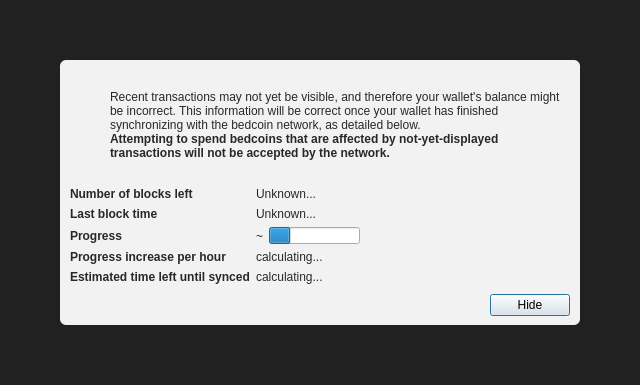
<?xml version="1.0" encoding="UTF-8"?>
<ui version="4.0">
 <class>ModalOverlay</class>
 <widget class="QWidget" name="ModalOverlay">
  <property name="geometry">
   <rect>
    <x>0</x>
    <y>0</y>
    <width>640</width>
    <height>385</height>
   </rect>
  </property>
  <property name="windowTitle">
   <string>Form</string>
  </property>
  <layout class="QVBoxLayout" name="verticalLayout" stretch="0">
   <property name="sizeConstraint">
    <enum>QLayout::SetDefaultConstraint</enum>
   </property>
   <property name="leftMargin">
    <number>0</number>
   </property>
   <property name="topMargin">
    <number>0</number>
   </property>
   <property name="rightMargin">
    <number>0</number>
   </property>
   <property name="bottomMargin">
    <number>0</number>
   </property>
   <item>
    <widget class="QWidget" name="bgWidget" native="true">
     <property name="styleSheet">
      <string notr="true">#bgWidget { background: rgba(0,0,0,220); }</string>
     </property>
     <layout class="QVBoxLayout" name="verticalLayoutMain" stretch="1">
      <property name="leftMargin">
       <number>60</number>
      </property>
      <property name="topMargin">
       <number>60</number>
      </property>
      <property name="rightMargin">
       <number>60</number>
      </property>
      <property name="bottomMargin">
       <number>60</number>
      </property>
      <item>
       <widget class="QWidget" name="contentWidget" native="true">
        <property name="styleSheet">
         <string notr="true">#contentWidget { background: rgba(255,255,255,240); border-radius: 6px; }

QLabel { color: rgb(40,40,40);  }</string>
        </property>
        <layout class="QVBoxLayout" name="verticalLayoutSub" stretch="1,0,0,0">
         <property name="spacing">
          <number>0</number>
         </property>
         <property name="leftMargin">
          <number>10</number>
         </property>
         <property name="topMargin">
          <number>10</number>
         </property>
         <property name="rightMargin">
          <number>10</number>
         </property>
         <property name="bottomMargin">
          <number>10</number>
         </property>
         <item>
          <layout class="QHBoxLayout" name="horizontalLayoutIconText" stretch="0,1">
           <property name="topMargin">
            <number>20</number>
           </property>
           <item>
            <layout class="QVBoxLayout" name="verticalLayoutIcon">
             <property name="leftMargin">
              <number>0</number>
             </property>
             <item>
              <widget class="QPushButton" name="warningIcon">
               <property name="enabled">
                <bool>false</bool>
               </property>
               <property name="text">
                <string/>
               </property>
               <property name="icon">
                <iconset>
                 <normaloff>:/icons/warning</normaloff>
                 <disabledoff>:/icons/warning</disabledoff>:/icons/warning</iconset>
               </property>
               <property name="iconSize">
                <size>
                 <width>48</width>
                 <height>48</height>
                </size>
               </property>
               <property name="flat">
                <bool>true</bool>
               </property>
              </widget>
             </item>
             <item>
              <spacer name="verticalSpacerWarningIcon">
               <property name="orientation">
                <enum>Qt::Vertical</enum>
               </property>
               <property name="sizeHint" stdset="0">
                <size>
                 <width>20</width>
                 <height>40</height>
                </size>
               </property>
              </spacer>
             </item>
            </layout>
           </item>
           <item>
            <layout class="QVBoxLayout" name="verticalLayoutInfoText">
             <property name="leftMargin">
              <number>0</number>
             </property>
             <property name="topMargin">
              <number>0</number>
             </property>
             <item>
              <widget class="QLabel" name="infoText">
               <property name="text">
                <string>Recent transactions may not yet be visible, and therefore your wallet's balance might be incorrect. This information will be correct once your wallet has finished synchronizing with the bedcoin network, as detailed below.</string>
               </property>
               <property name="textFormat">
                <enum>Qt::RichText</enum>
               </property>
               <property name="wordWrap">
                <bool>true</bool>
               </property>
              </widget>
             </item>
             <item>
              <widget class="QLabel" name="infoTextStrong">
               <property name="font">
                <font>
                 <weight>75</weight>
                 <bold>true</bold>
                </font>
               </property>
               <property name="text">
                <string>Attempting to spend bedcoins that are affected by not-yet-displayed transactions will not be accepted by the network.</string>
               </property>
               <property name="textFormat">
                <enum>Qt::RichText</enum>
               </property>
               <property name="wordWrap">
                <bool>true</bool>
               </property>
              </widget>
             </item>
             <item>
              <spacer name="verticalSpacerInTextSpace">
               <property name="orientation">
                <enum>Qt::Vertical</enum>
               </property>
               <property name="sizeHint" stdset="0">
                <size>
                 <width>20</width>
                 <height>40</height>
                </size>
               </property>
              </spacer>
             </item>
            </layout>
           </item>
          </layout>
         </item>
         <item>
          <spacer name="verticalSpacerAfterText">
           <property name="orientation">
            <enum>Qt::Vertical</enum>
           </property>
           <property name="sizeHint" stdset="0">
            <size>
             <width>20</width>
             <height>40</height>
            </size>
           </property>
          </spacer>
         </item>
         <item>
          <layout class="QFormLayout" name="formLayout">
           <property name="fieldGrowthPolicy">
            <enum>QFormLayout::FieldsStayAtSizeHint</enum>
           </property>
           <property name="horizontalSpacing">
            <number>6</number>
           </property>
           <property name="verticalSpacing">
            <number>6</number>
           </property>
           <property name="topMargin">
            <number>10</number>
           </property>
           <item row="0" column="0">
            <widget class="QLabel" name="labelNumberOfBlocksLeft">
             <property name="font">
              <font>
               <weight>75</weight>
               <bold>true</bold>
              </font>
             </property>
             <property name="text">
              <string>Number of blocks left</string>
             </property>
            </widget>
           </item>
           <item row="0" column="1">
            <widget class="QLabel" name="numberOfBlocksLeft">
             <property name="text">
              <string>Unknown...</string>
             </property>
            </widget>
           </item>
           <item row="1" column="0">
            <widget class="QLabel" name="labelLastBlockTime">
             <property name="font">
              <font>
               <weight>75</weight>
               <bold>true</bold>
              </font>
             </property>
             <property name="text">
              <string>Last block time</string>
             </property>
            </widget>
           </item>
           <item row="1" column="1">
            <widget class="QLabel" name="newestBlockDate">
             <property name="sizePolicy">
              <sizepolicy hsizetype="Maximum" vsizetype="Preferred">
               <horstretch>0</horstretch>
               <verstretch>0</verstretch>
              </sizepolicy>
             </property>
             <property name="text">
              <string>Unknown...</string>
             </property>
            </widget>
           </item>
           <item row="2" column="0">
            <widget class="QLabel" name="labelSyncDone">
             <property name="font">
              <font>
               <weight>75</weight>
               <bold>true</bold>
              </font>
             </property>
             <property name="text">
              <string>Progress</string>
             </property>
            </widget>
           </item>
           <item row="2" column="1">
            <layout class="QHBoxLayout" name="horizontalLayoutSync" stretch="0,1">
             <item>
              <widget class="QLabel" name="percentageProgress">
               <property name="text">
                <string notr="true">~</string>
               </property>
              </widget>
             </item>
             <item>
              <widget class="QProgressBar" name="progressBar">
               <property name="value">
                <number>24</number>
               </property>
               <property name="format">
                <string/>
               </property>
              </widget>
             </item>
            </layout>
           </item>
           <item row="4" column="0">
            <widget class="QLabel" name="labelProgressIncrease">
             <property name="font">
              <font>
               <weight>75</weight>
               <bold>true</bold>
              </font>
             </property>
             <property name="text">
              <string>Progress increase per hour</string>
             </property>
            </widget>
           </item>
           <item row="4" column="1">
            <widget class="QLabel" name="progressIncreasePerH">
             <property name="text">
              <string>calculating...</string>
             </property>
            </widget>
           </item>
           <item row="5" column="0">
            <widget class="QLabel" name="labelEstimatedTimeLeft">
             <property name="font">
              <font>
               <weight>75</weight>
               <bold>true</bold>
              </font>
             </property>
             <property name="text">
              <string>Estimated time left until synced</string>
             </property>
            </widget>
           </item>
           <item row="5" column="1">
            <widget class="QLabel" name="expectedTimeLeft">
             <property name="text">
              <string>calculating...</string>
             </property>
            </widget>
           </item>
          </layout>
         </item>
         <item>
          <layout class="QHBoxLayout" name="horizontalLayoutButtons">
           <property name="leftMargin">
            <number>10</number>
           </property>
           <property name="topMargin">
            <number>10</number>
           </property>
           <item>
            <spacer name="horizontalSpacer">
             <property name="orientation">
              <enum>Qt::Horizontal</enum>
             </property>
             <property name="sizeHint" stdset="0">
              <size>
               <width>40</width>
               <height>20</height>
              </size>
             </property>
            </spacer>
           </item>
           <item>
            <widget class="QPushButton" name="closeButton">
             <property name="text">
              <string>Hide</string>
             </property>
             <property name="shortcut">
              <string>Esc</string>
             </property>
             <property name="focusPolicy">
              <enum>Qt::StrongFocus</enum>
             </property>
             <property name="default">
              <bool>true</bool>
             </property>
            </widget>
           </item>
          </layout>
         </item>
        </layout>
       </widget>
      </item>
     </layout>
    </widget>
   </item>
  </layout>
 </widget>
 <resources/>
 <connections/>
</ui>
